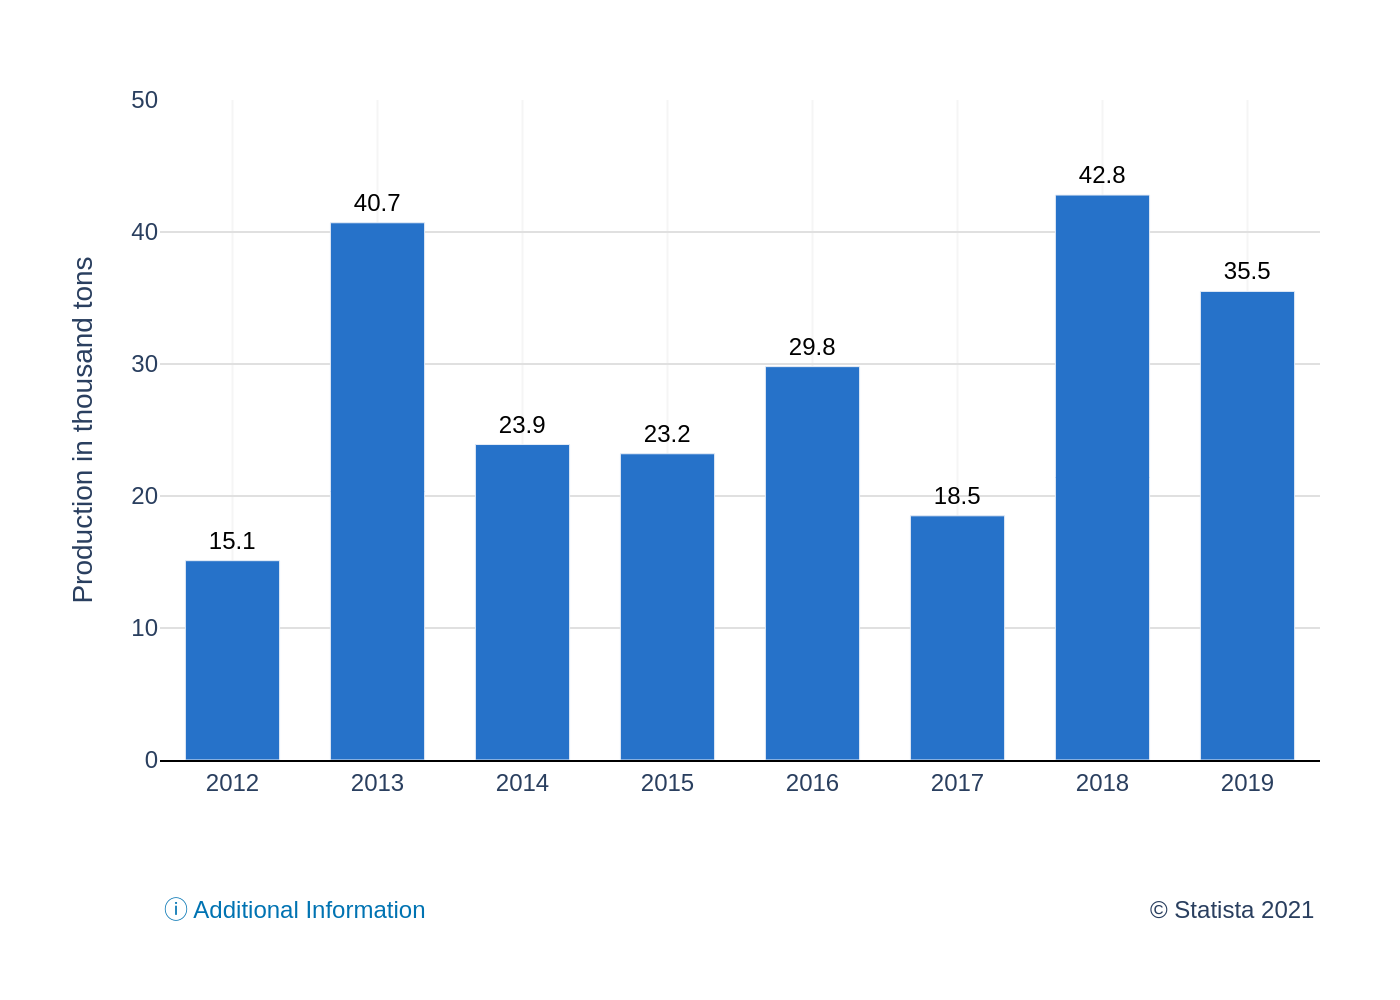

Source code (Python):
import sys
import json
import os
import plotly.graph_objects as go

if len(sys.argv) != 2:
    print("Usage: python recreate_chart.py <path_to_json_file>")
    sys.exit(1)

json_path = sys.argv[1]

try:
    with open(json_path, 'r', encoding='utf-8') as f:
        chart_info = json.load(f)
except FileNotFoundError:
    print(f"Error: JSON file not found at {json_path}")
    sys.exit(1)
except json.JSONDecodeError:
    print(f"Error: Could not decode JSON from {json_path}")
    sys.exit(1)

chart_data = chart_info['chart_data']
texts = chart_info['texts']
colors = chart_info['colors']

categories = [item['category'] for item in chart_data]
values = [item['value'] for item in chart_data]

fig = go.Figure()

fig.add_trace(go.Bar(
    x=categories,
    y=values,
    marker_color=colors[0],
    text=values,
    textposition='outside',
    textfont=dict(
        family="Arial",
        size=12,
        color='black'
    ),
    hoverinfo='skip',
    cliponaxis=False
))

fig.update_layout(
    font=dict(family="Arial"),
    plot_bgcolor='white',
    paper_bgcolor='white',
    showlegend=False,
    bargap=0.35,
    margin=dict(l=80, r=40, t=50, b=120),
    yaxis=dict(
        title=texts.get('y_axis_title'),
        range=[0, 50],
        tickvals=[0, 10, 20, 30, 40, 50],
        showgrid=True,
        gridcolor='#e0e0e0',
        zeroline=False,
        showline=False
    ),
    xaxis=dict(
        title=texts.get('x_axis_title'),
        showline=True,
        linewidth=1,
        linecolor='black',
        tickfont=dict(size=12),
        showgrid=True,
        gridcolor='#f5f5f5'
    )
)

# Add source and note annotations at the bottom
if texts.get("note"):
    fig.add_annotation(
        text=texts["note"],
        align='left',
        showarrow=False,
        xref='paper',
        yref='paper',
        x=0,
        y=-0.2,
        xanchor='left',
        yanchor='top',
        font=dict(color="#0073B2")
    )

if texts.get("source"):
    fig.add_annotation(
        text=texts["source"],
        align='right',
        showarrow=False,
        xref='paper',
        yref='paper',
        x=1.0,
        y=-0.2,
        xanchor='right',
        yanchor='top'
    )

base_filename = os.path.splitext(os.path.basename(json_path))[0]
output_filename = f"{base_filename}.png"

fig.write_image(output_filename, scale=2)
print(f"Chart saved to {output_filename}")
